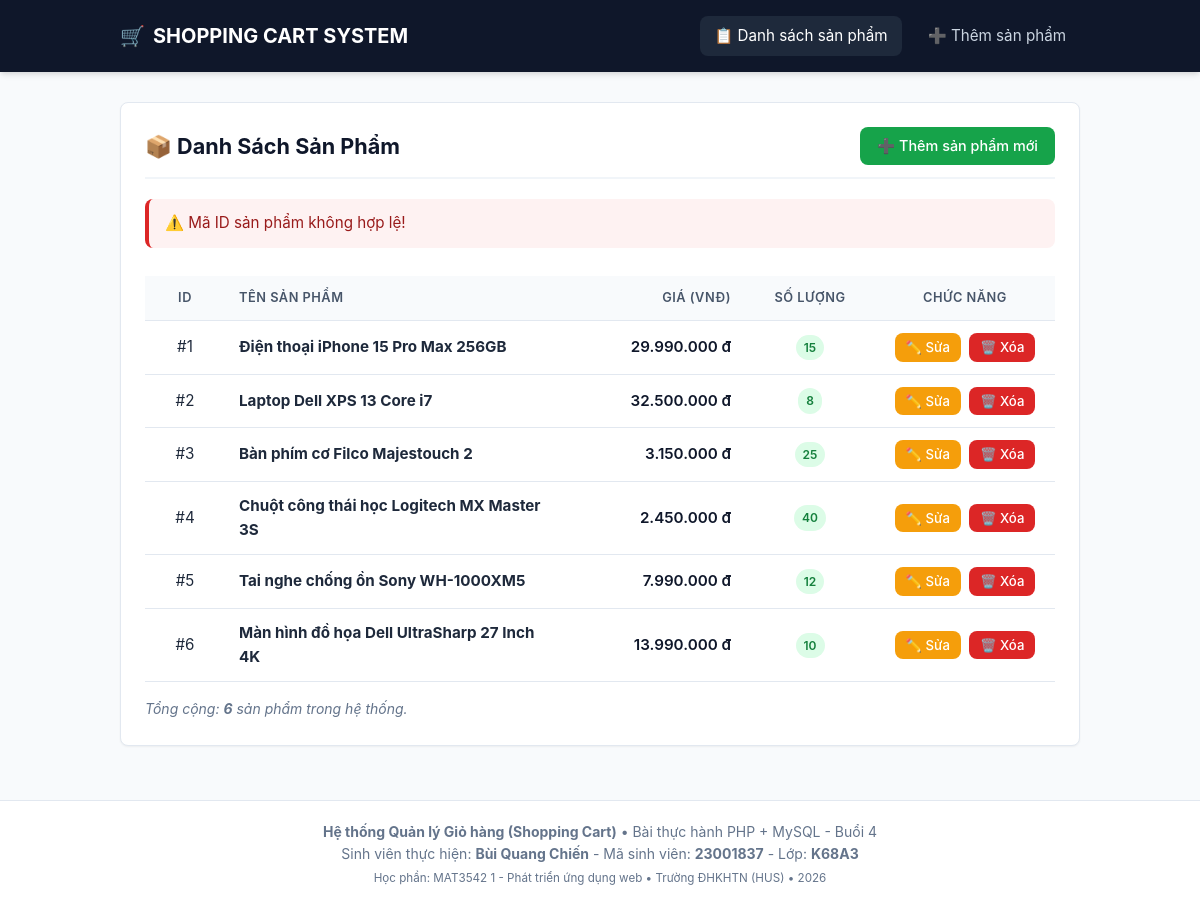
Page /app/product_list.php?msg=invalid_id on the committed database.
### tables this page shows
CREATE TABLE `products` (
    `id` INT PRIMARY KEY AUTO_INCREMENT,
    `name` VARCHAR(100) NOT NULL,
    `price` DECIMAL(10,2) NOT NULL,
    `quantity` INT NOT NULL
);

### app/model/product.php (called while the page is built, shortened)
<?php
function getAllProducts() {
    $conn = getDbConnection();
    try {
        $sql = "SELECT id, name, price, quantity FROM products ORDER BY id ASC";
        $stmt = $conn->prepare($sql);
        $stmt->execute();
        return $stmt->fetchAll();
    } catch (PDOException $e) {
        error_log("Lỗi trong getAllProducts(): " . $e->getMessage());
        return [];
    }
}
?>

### app/product_list.php (the view, shortened to what this page needs)
<?php
require_once __DIR__ . '/model/product.php';
$products = getAllProducts();
$msg = isset($_GET['msg']) ? trim($_GET['msg']) : '';
$alertType = 'success';
$alertMessage = '';
switch ($msg) {
    case 'invalid_id':
        $alertType = 'danger';
        $alertMessage = '⚠️ Mã ID sản phẩm không hợp lệ!';
        break;
}
require_once __DIR__ . '/view/header.php';
?>
<div class="card">
    <div class="card-header-bar">
        <h2 class="card-title">📦 Danh Sách Sản Phẩm</h2>
        <a href="product_add.php" class="btn btn-success">
            ➕ Thêm sản phẩm mới
        </a>
    </div>
    <?php if (!empty($alertMessage)): ?>
        <div class="alert alert-<?= $alertType ?>">
            <?= htmlspecialchars($alertMessage, ENT_QUOTES, 'UTF-8') ?>
        </div>
    <?php endif; ?>
    <?php if (empty($products)): ?>
        <div class="alert alert-warning text-center">
            <p>Hiện tại chưa có sản phẩm nào trong cơ sở dữ liệu.</p>
            <p style="margin-top: 10px;">
                <a href="product_add.php" class="btn btn-primary btn-sm">➕ Bấm vào đây để thêm sản phẩm đầu tiên</a>
            </p>
        </div>
    <?php else: ?>
        <div class="table-responsive">
            <table class="product-table">
                <thead>
                    <tr>
                        <th class="text-center" style="width: 80px;">ID</th>
                        <th>Tên sản phẩm</th>
                        <th class="text-right" style="width: 180px;">Giá (VNĐ)</th>
                        <th class="text-center" style="width: 130px;">Số lượng</th>
                        <th class="text-center" style="width: 180px;">Chức năng</th>
                    </tr>
                </thead>
                <tbody>
                    <?php foreach ($products as $product): ?>
                        <tr>
                            <td class="text-center font-bold">
                                #<?= (int)$product['id'] ?>
                            </td>
                            <td>
                                <strong><?= htmlspecialchars($product['name'], ENT_QUOTES, 'UTF-8') ?></strong>
                            </td>
                            <td class="text-right price-text">
                                <?= number_format((float)$product['price'], 0, ',', '.') ?> đ
                            </td>
                            <td class="text-center">
                                <?php if ((int)$product['quantity'] > 0): ?>
                                    <span class="badge badge-in-stock">
                                        <?= (int)$product['quantity'] ?>
                                    </span>
                                <?php else: ?>
                                    <span class="badge badge-out-stock">
                                        Hết hàng (0)
                                    </span>
                                <?php endif; ?>
                            </td>
                            <td class="text-center">
                                <div class="actions-group">
                                    <a href="product_edit.php?id=<?= (int)$product['id'] ?>" class="btn btn-warning btn-sm">
                                        ✏️ Sửa
                                    </a>
                                    <a href="product_delete.php?id=<?= (int)$product['id'] ?>"
                                       class="btn btn-danger btn-sm"
                                       onclick="return confirm('Bạn có chắc chắn muốn xóa sản phẩm \'<?= htmlspecialchars(addslashes($product['name']), ENT_QUOTES, 'UTF-8') ?>\' (ID: <?= (int)$product['id'] ?>) không?');">
                                        🗑️ Xóa
                                    </a>
                                </div>
                            </td>
                        </tr>
                    <?php endforeach; ?>
                </tbody>
            </table>
        </div>
        <div style="margin-top: 16px; color: var(--text-muted); font-size: 0.875rem;">
            <em>Tổng cộng: <strong><?= count($products) ?></strong> sản phẩm trong hệ thống.</em>
        </div>
    <?php endif; ?>
</div>
<?php
require_once __DIR__ . '/view/footer.php';
?>

### app/view/header.php (shortened to what this page needs)
<?php
$currentScript = basename($_SERVER['SCRIPT_NAME']);
?>
<!DOCTYPE html>
<html lang="vi">
<head>
    <link rel="stylesheet" href="assets/style.css">
</head>
<body>
    <header class="app-header">
        <div class="header-container">
            <a href="product_list.php" class="brand-title">
                🛒 <span>SHOPPING CART SYSTEM</span>
            </a>
            <nav class="nav-links">
                <a href="product_list.php" class="nav-link <?= ($currentScript === 'product_list.php' || $currentScript === 'index.php') ? 'active' : '' ?>">
                    📋 Danh sách sản phẩm
                </a>
                <a href="product_add.php" class="nav-link <?= ($currentScript === 'product_add.php') ? 'active' : '' ?>">
                    ➕ Thêm sản phẩm
                </a>
            </nav>
        </div>
    </header>
    <main class="main-container">

### app/view/footer.php (shortened to what this page needs)
    </main>
    <footer class="app-footer">
        <p><strong>Hệ thống Quản lý Giỏ hàng (Shopping Cart)</strong> &bull; Bài thực hành PHP + MySQL - Buổi 4</p>
        <p>Sinh viên thực hiện: <strong>Bùi Quang Chiến</strong> - Mã sinh viên: <strong>23001837</strong> - Lớp: <strong>K68A3</strong></p>
        <p><small>Học phần: MAT3542 1 - Phát triển ứng dụng web &bull; Trường ĐHKHTN (HUS) &bull; 2026</small></p>
    </footer>
</body>
</html>

### app/assets/style.css (style rules this page uses)
:root { --primary: #2563eb; --primary-hover: #1d4ed8; --success: #16a34a; --success-hover: #15803d; --danger: #dc2626; --danger-hover: #b91c1c; --warning: #f59e0b; --warning-hover: #d97706; --secondary: #64748b; --secondary-hover: #475569; --bg-page: #f8fafc; --bg-card: #ffffff; --text-main: #1e293b; --text-muted: #64748b; --border-color: #e2e8f0; --border-radius: 8px; --shadow-sm: 0 1px 2px 0 rgba(0, 0, 0, 0.05); --shadow-md: 0 4px 6px -1px rgba(0, 0, 0, 0.1), 0 2px 4px -1px rgba(0, 0, 0, 0.06); }
* { box-sizing: border-box; margin: 0; padding: 0; }
body { font-family: -apple-system, BlinkMacSystemFont, "Segoe UI", Roboto, "Helvetica Neue", Arial, sans-serif; background-color: var(--bg-page); color: var(--text-main); line-height: 1.6; min-height: 100vh; display: flex; flex-direction: column; }
header.app-header { background-color: #0f172a; color: #ffffff; box-shadow: var(--shadow-md); }
.header-container { max-width: 1000px; margin: 0 auto; padding: 16px 20px; display: flex; justify-content: space-between; align-items: center; flex-wrap: wrap; gap: 12px; }
.brand-title { font-size: 1.25rem; font-weight: 700; display: flex; align-items: center; gap: 8px; color: #ffffff; text-decoration: none; }
.nav-links { display: flex; gap: 12px; align-items: center; }
.nav-link { color: #cbd5e1; text-decoration: none; font-size: 0.95rem; padding: 8px 14px; border-radius: var(--border-radius); transition: all 0.2s ease; }
.nav-link:hover, .nav-link.active { background-color: #1e293b; color: #ffffff; }
main.main-container { flex: 1; max-width: 1000px; width: 100%; margin: 30px auto; padding: 0 20px; }
.card { background: var(--bg-card); border: 1px solid var(--border-color); border-radius: var(--border-radius); padding: 24px; box-shadow: var(--shadow-sm); margin-bottom: 24px; }
.card-header-bar { display: flex; justify-content: space-between; align-items: center; flex-wrap: wrap; gap: 12px; margin-bottom: 20px; padding-bottom: 12px; border-bottom: 2px solid #f1f5f9; }
.card-title { font-size: 1.35rem; font-weight: 700; color: #0f172a; }
.alert { padding: 12px 16px; border-radius: var(--border-radius); margin-bottom: 20px; font-size: 0.95rem; border-left: 4px solid; }
.alert-danger { background-color: #fef2f2; color: #991b1b; border-left-color: var(--danger); }
.btn { display: inline-block; padding: 8px 16px; font-size: 0.9rem; font-weight: 500; border-radius: var(--border-radius); text-decoration: none; border: 1px solid transparent; cursor: pointer; text-align: center; transition: all 0.2s ease; line-height: 1.4; }
.btn-success { background-color: var(--success); color: #ffffff; }
.btn-warning { background-color: var(--warning); color: #ffffff; }
.btn-danger { background-color: var(--danger); color: #ffffff; }
.btn-sm { padding: 4px 10px; font-size: 0.825rem; }
.table-responsive { overflow-x: auto; }
table.product-table { width: 100%; border-collapse: collapse; margin-top: 8px; font-size: 0.95rem; }
table.product-table th, table.product-table td { padding: 12px 14px; text-align: left; border-bottom: 1px solid var(--border-color); }
table.product-table th { background-color: #f8fafc; font-weight: 600; color: #475569; text-transform: uppercase; font-size: 0.8rem; letter-spacing: 0.5px; }
.text-center { text-align: center !important; }
.text-right { text-align: right !important; }
.price-text { font-weight: 600; color: #0f172a; }
.badge { display: inline-block; padding: 3px 8px; font-size: 0.75rem; border-radius: 9999px; font-weight: 600; }
.badge-in-stock { background-color: #dcfce7; color: #15803d; }
.actions-group { display: flex; gap: 8px; justify-content: center; }
footer.app-footer { background-color: #ffffff; border-top: 1px solid var(--border-color); padding: 20px; text-align: center; font-size: 0.875rem; color: var(--text-muted); margin-top: auto; }

### rows in the picture
products: id "1", name "Điện thoại iPhone 15 Pro Max 256GB", price "29.990.000", quantity "15"
products: id "2", name "Laptop Dell XPS 13 Core i7", price "32.500.000", quantity "8"
products: id "3", name "Bàn phím cơ Filco Majestouch 2", price "3.150.000", quantity "25"
products: id "4", name "Chuột công thái học Logitech MX Master 3S", price "2.450.000", quantity "40"
products: id "5", name "Tai nghe chống ồn Sony WH-1000XM5", price "7.990.000", quantity "12"
products: id "6", name "Màn hình đồ họa Dell UltraSharp 27 Inch 4K", price "13.990.000", quantity "10"

### other values in the picture
$alertMessage "⚠️ Mã ID sản phẩm không hợp lệ!"
count($products) "6"
